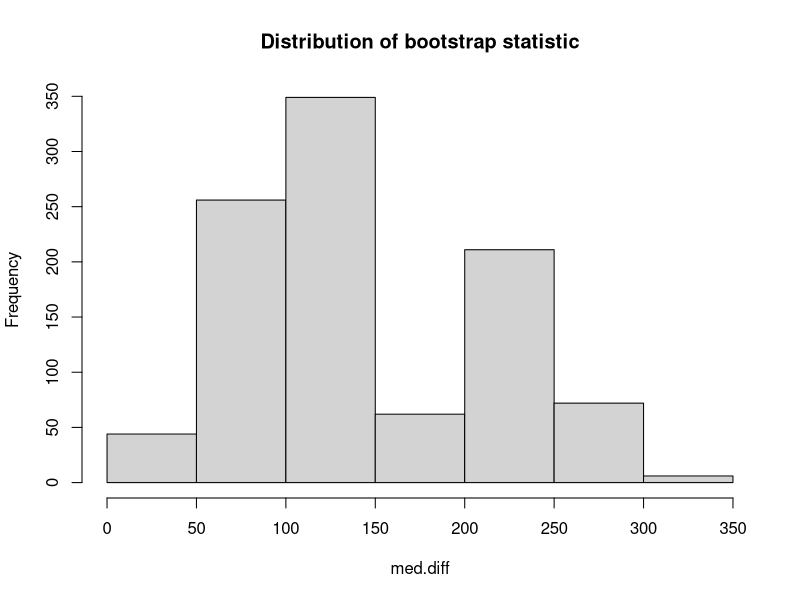
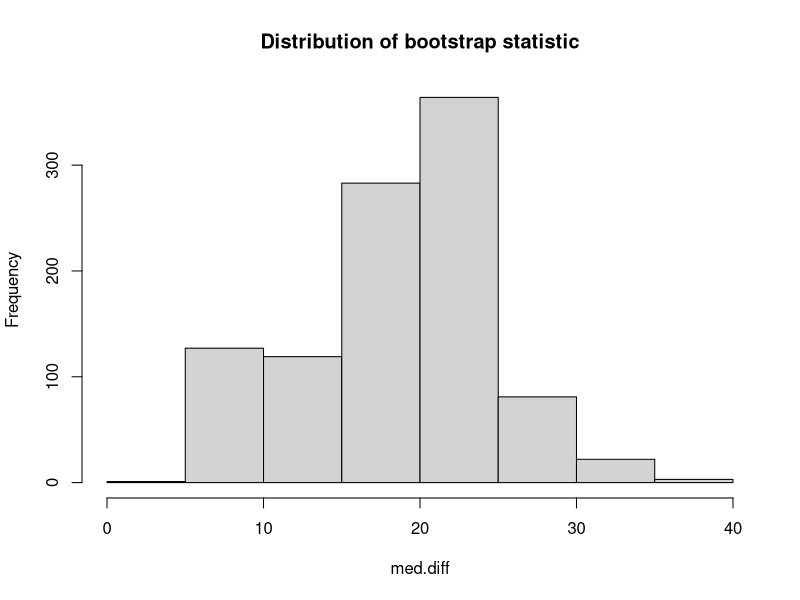
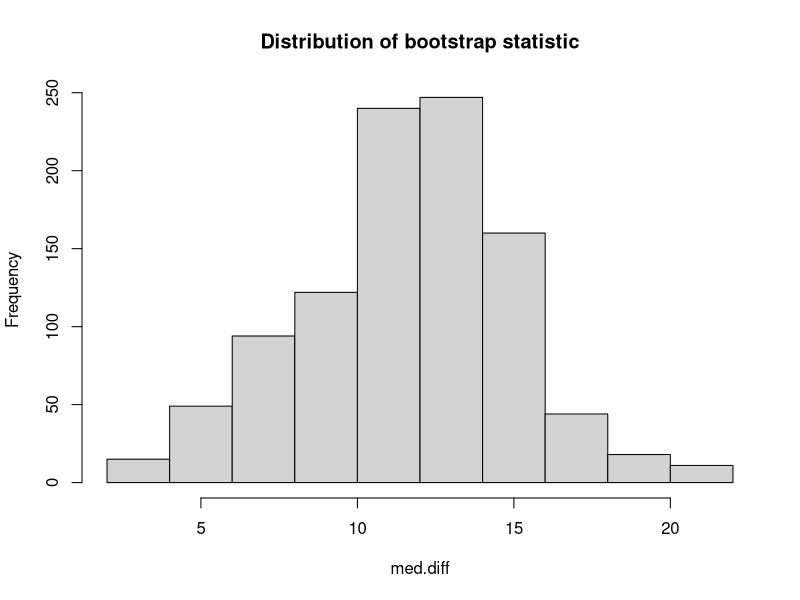
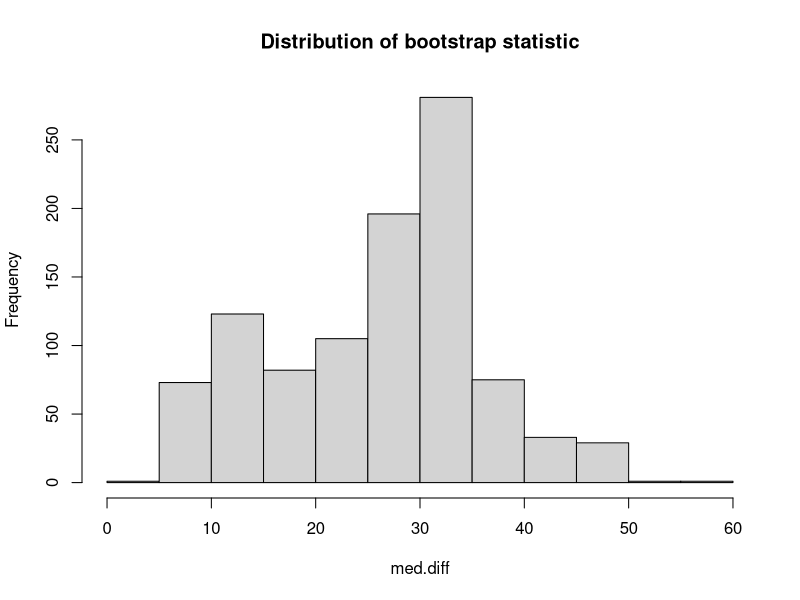

The R script that drew these images, in order:
#-----------------------------------------------------------------
# Author: Amrit Tiwana
# Last updated: 2023-11-13
# What: bootstrap
#----------------------------------------------------------------

library(here)
library(tidyverse)
#install.packages("boot")
library(boot)
library(kableExtra)

data <- read.csv(here("data", "finaldata.csv"), header = TRUE)

# Compute the 95% bootstrap confidence intervals for the differences in medians of
# Infant mortality
# Under-5 mortality
# Neonatal mortality
# by armed conflict.
# Interpret the your findings.

#-----------------------------------------------------------------
# Maternal Mortality
#-----------------------------------------------------------------

data2017 <- data %>%
  filter(year == 2017) %>%
  drop_na(matmor)

data2017 |>
  group_by(armconflict) |>
  summarise(n = n(),
            median.matmor = median(matmor, na.rm = T))

matmor.arm1 <- data |>
  dplyr::filter(year == 2017 & !is.na(matmor) & armconflict == 1) |>
  dplyr::select(ISO, matmor)
matmor.arm0 <- data |>
  dplyr::filter(year == 2017 & !is.na(matmor) & armconflict == 0) |>
  dplyr::select(ISO, matmor)
B <- 1000
med.diff <- rep(NA, B)
for(b in 1:B){
  resamp.arm1 <- matmor.arm1[sample(nrow(matmor.arm1), size = nrow(matmor.arm1), replace = TRUE),]
  resamp.arm0 <- matmor.arm0[sample(nrow(matmor.arm0), size = nrow(matmor.arm0), replace = TRUE),]
  med.diff[b] <- median(resamp.arm1$matmor) - median(resamp.arm0$matmor)
}
head(resamp.arm1, 12)

hist(med.diff, main = "Distribution of bootstrap statistic")

getmeddiff <- function(data, indices) {
  sample_data <- data[indices, ]
  group_meds <- tapply(sample_data$matmor, sample_data$armconflict, FUN = median)
  meddiff <- group_meds[2] - group_meds[1]
  return(meddiff)
}

bootout.mat <- boot(data2017, statistic = getmeddiff, strata = data2017$armconflict, R = 1000)
bootout.mat

bootout.mat$t0
head(bootout.mat$t)
sd(bootout.mat$t)

boot.ci(boot.out = bootout.mat, conf = 0.95, type = c("bca"))


#-----------------------------------------------------------------
# Infant Mortality
#-----------------------------------------------------------------

data2017 <- data %>%
  filter(year == 2017) %>%
  drop_na(infantmor)

data2017 |>
  group_by(armconflict) |>
  summarise(n = n(),
            median.infantmor = median(infantmor, na.rm = T))

infantmor.arm1 <- data |>
  dplyr::filter(year == 2017 & !is.na(infantmor) & armconflict == 1) |>
  dplyr::select(ISO, infantmor)
infantmor.arm0 <- data |>
  dplyr::filter(year == 2017 & !is.na(infantmor) & armconflict == 0) |>
  dplyr::select(ISO, infantmor)
B <- 1000
med.diff <- rep(NA, B)
for(b in 1:B){
  resamp.arm1 <- infantmor.arm1[sample(nrow(infantmor.arm1), size = nrow(infantmor.arm1), replace = TRUE),]
  resamp.arm0 <- infantmor.arm0[sample(nrow(infantmor.arm0), size = nrow(infantmor.arm0), replace = TRUE),]
  med.diff[b] <- median(resamp.arm1$infantmor) - median(resamp.arm0$infantmor)
}
head(resamp.arm1, 12)

hist(med.diff, main = "Distribution of bootstrap statistic")

getmeddiff <- function(data, indices) {
  sample_data <- data[indices, ]
  group_meds <- tapply(sample_data$infantmor, sample_data$armconflict, FUN = median)
  meddiff <- group_meds[2] - group_meds[1]
  return(meddiff)
}

bootout.infant <- boot(data2017, statistic = getmeddiff, strata = data2017$armconflict, R = 1000)
bootout.infant

bootout.infant$t0
head(bootout.infant$t)
sd(bootout.infant$t)

boot.ci(boot.out = bootout.infant, conf = 0.95, type = c("bca"))

#-----------------------------------------------------------------
# Neonatal Mortality
#-----------------------------------------------------------------

data2017 <- data %>%
  filter(year == 2017) %>%
  drop_na(neonatmor)

data2017 |>
  group_by(armconflict) |>
  summarise(n = n(),
            median.neonatmor = median(neonatmor, na.rm = T))

neonatmor.arm1 <- data |>
  dplyr::filter(year == 2017 & !is.na(neonatmor) & armconflict == 1) |>
  dplyr::select(ISO, neonatmor)
neonatmor.arm0 <- data |>
  dplyr::filter(year == 2017 & !is.na(neonatmor) & armconflict == 0) |>
  dplyr::select(ISO, neonatmor)
B <- 1000
med.diff <- rep(NA, B)
for(b in 1:B){
  resamp.arm1 <- neonatmor.arm1[sample(nrow(neonatmor.arm1), size = nrow(neonatmor.arm1), replace = TRUE),]
  resamp.arm0 <- neonatmor.arm0[sample(nrow(neonatmor.arm0), size = nrow(neonatmor.arm0), replace = TRUE),]
  med.diff[b] <- median(resamp.arm1$neonatmor) - median(resamp.arm0$neonatmor)
}
head(resamp.arm1, 12)

hist(med.diff, main = "Distribution of bootstrap statistic")

getmeddiff <- function(data, indices) {
  sample_data <- data[indices, ]
  group_meds <- tapply(sample_data$neonatmor, sample_data$armconflict, FUN = median)
  meddiff <- group_meds[2] - group_meds[1]
  return(meddiff)
}

bootout.neonat <- boot(data2017, statistic = getmeddiff, strata = data2017$armconflict, R = 1000)
bootout.neonat

bootout.neonat$t0
head(bootout.neonat$t)
sd(bootout.neonat$t)

boot.ci(boot.out = bootout.neonat, conf = 0.95, type = c("bca"))

#-----------------------------------------------------------------
# Under 5 Mortality
#-----------------------------------------------------------------

data2017 <- data %>%
  filter(year == 2017) %>%
  drop_na(under5mor)

data2017 |>
  group_by(armconflict) |>
  summarise(n = n(),
            median.under5mor = median(under5mor, na.rm = T))

under5mor.arm1 <- data |>
  dplyr::filter(year == 2017 & !is.na(under5mor) & armconflict == 1) |>
  dplyr::select(ISO, under5mor)
under5mor.arm0 <- data |>
  dplyr::filter(year == 2017 & !is.na(under5mor) & armconflict == 0) |>
  dplyr::select(ISO, under5mor)
B <- 1000
med.diff <- rep(NA, B)
for(b in 1:B){
  resamp.arm1 <- under5mor.arm1[sample(nrow(under5mor.arm1), size = nrow(under5mor.arm1), replace = TRUE),]
  resamp.arm0 <- under5mor.arm0[sample(nrow(under5mor.arm0), size = nrow(under5mor.arm0), replace = TRUE),]
  med.diff[b] <- median(resamp.arm1$under5mor) - median(resamp.arm0$under5mor)
}
head(resamp.arm1, 12)

hist(med.diff, main = "Distribution of bootstrap statistic")

getmeddiff <- function(data, indices) {
  sample_data <- data[indices, ]
  group_meds <- tapply(sample_data$under5mor, sample_data$armconflict, FUN = median)
  meddiff <- group_meds[2] - group_meds[1]
  return(meddiff)
}

bootout.under5 <- boot(data2017, statistic = getmeddiff, strata = data2017$armconflict, R = 1000)
bootout.under5

bootout.under5$t0
head(bootout.under5$t)
sd(bootout.under5$t)

boot.ci(boot.out = bootout.under5, conf = 0.95, type = c("bca"))

#-----------------------------------------------------------------
# Create table 
#-----------------------------------------------------------------

mat_results <- data.frame(
  variable = "Maternal Mortality (N = 185)", 
  median_difference = bootout.mat$t0,
  ci_lower = boot.ci(boot.out = bootout.mat, cont = 0.95, type = c("bca"))$bca[4],
  ci_upper = boot.ci(boot.out = bootout.mat, cont = 0.95, type = c("bca"))$bca[5]
)

infant_results <- data.frame(
  variable = "Infant Mortality (N = 185)", 
  median_difference = bootout.infant$t0,
  ci_lower = boot.ci(boot.out = bootout.infant, cont = 0.95, type = c("bca"))$bca[4],
  ci_upper = boot.ci(boot.out = bootout.infant, cont = 0.95, type = c("bca"))$bca[5]
)

neonat_results <- data.frame(
  variable = "Neonatal Mortality (N = 185)", 
  median_difference = bootout.neonat$t0,
  ci_lower = boot.ci(boot.out = bootout.neonat, cont = 0.95, type = c("bca"))$bca[4],
  ci_upper = boot.ci(boot.out = bootout.neonat, cont = 0.95, type = c("bca"))$bca[5]
)

under5_results <- data.frame(
  variable = "Under 5 Mortality (N = 185)", 
  median_difference = bootout.under5$t0,
  ci_lower = boot.ci(boot.out = bootout.under5, cont = 0.95, type = c("bca"))$bca[4],
  ci_upper = boot.ci(boot.out = bootout.under5, cont = 0.95, type = c("bca"))$bca[5]
)

results <- bind_rows(mat_results, infant_results, neonat_results, under5_results)
print(results)

# The mean difference by armed conflict exposure is greatest for maternal mortality, followed by under 5 mortality, infant mortality, and neonatal mortality.
